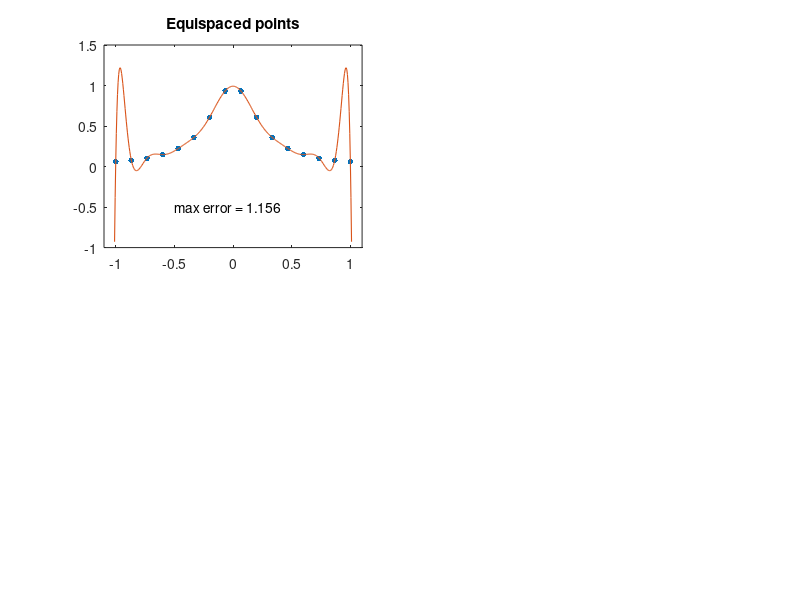

The MATLAB source for this figure: (Note: this script raises an error after producing the figure.)
% Runge classical counterexample in equispaced and LGL nodes
N = 15;
xx = -1.01:.005:1.01; clf
for i = 1:2
if i==1, s = 'Equispaced points'; x = -1 + 2*(0:N)/N; end
if i==2, s = 'LGL points'; x = LobattoGaussLegendre(N); end
subplot(2,2,i)
u = 1./(1+16*x.^2);
uu = 1./(1+16*xx.^2);
p = polyfit(x,u,N);
% interpolation
pp = polyval(p,xx);
% evaluation of interpolant
plot(x,u,'.','markersize',13)
line(xx,pp,'linewidth',.8)
axis([-1.1 1.1 -1 1.5]), title(s)
error = norm(uu-pp,inf);
text(-.5,-.5,['max error = ' num2str(error)])
end
